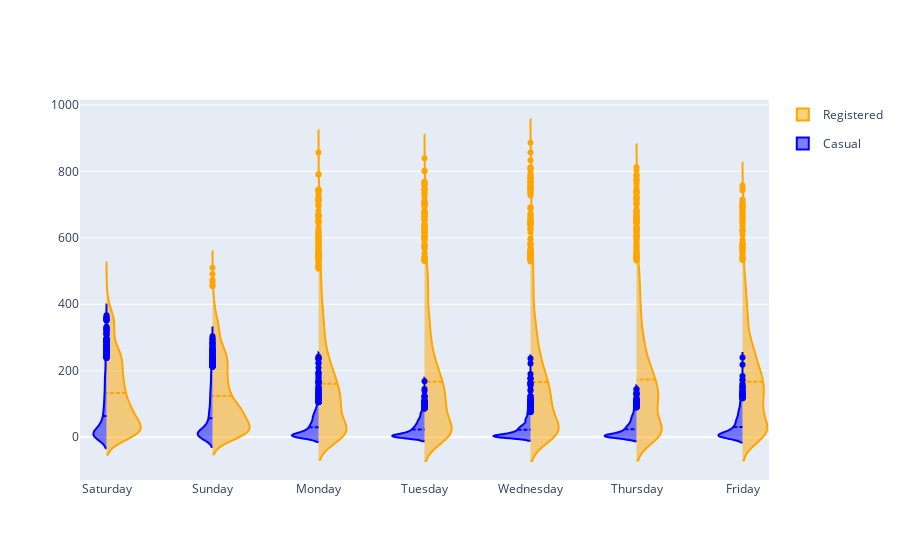

Source (notebook cell):
### Code cell
import plotly.graph_objects as go

fig = go.Figure()

fig.add_trace(go.Violin(x=df['weekday'],
                        y=df['registered'],
                        legendgroup='Registered', 
                        scalegroup='Registered', 
                        name='Registered',
                        side='positive',
                        line_color='orange')
             )

fig.add_trace(go.Violin(x=df['weekday'],
                        y=df['casual'],
                        legendgroup='Casual', 
                        scalegroup='Casual', 
                        name='Casual',
                        side='negative',
                        line_color='blue')
             )


fig.update_traces(meanline_visible=True)
fig.update_layout(violingap=0, violinmode='overlay')
fig.show()

### Figure 1 — Plotly figure (JSON) as saved in the notebook; plotly's stock layout.template omitted (floating-point values rounded to 4 significant figures; data arrays with more than 128 entries replaced by an {"elided": "..."} marker saying what was removed)
{"data": [{"legendgroup": "Registered", "line": {"color": "orange"}, "meanline": {"visible": true}, "name": "Registered", "scalegroup": "Registered", "side": "positive", "type": "violin", "x": {"elided": "10886 str values"}, "y": {"elided": "10886 int values"}}, {"legendgroup": "Casual", "line": {"color": "blue"}, "meanline": {"visible": true}, "name": "Casual", "scalegroup": "Casual", "side": "negative", "type": "violin", "x": {"elided": "10886 str values"}, "y": {"elided": "10886 int values"}}], "layout": {"violingap": 0, "violinmode": "overlay"}}
